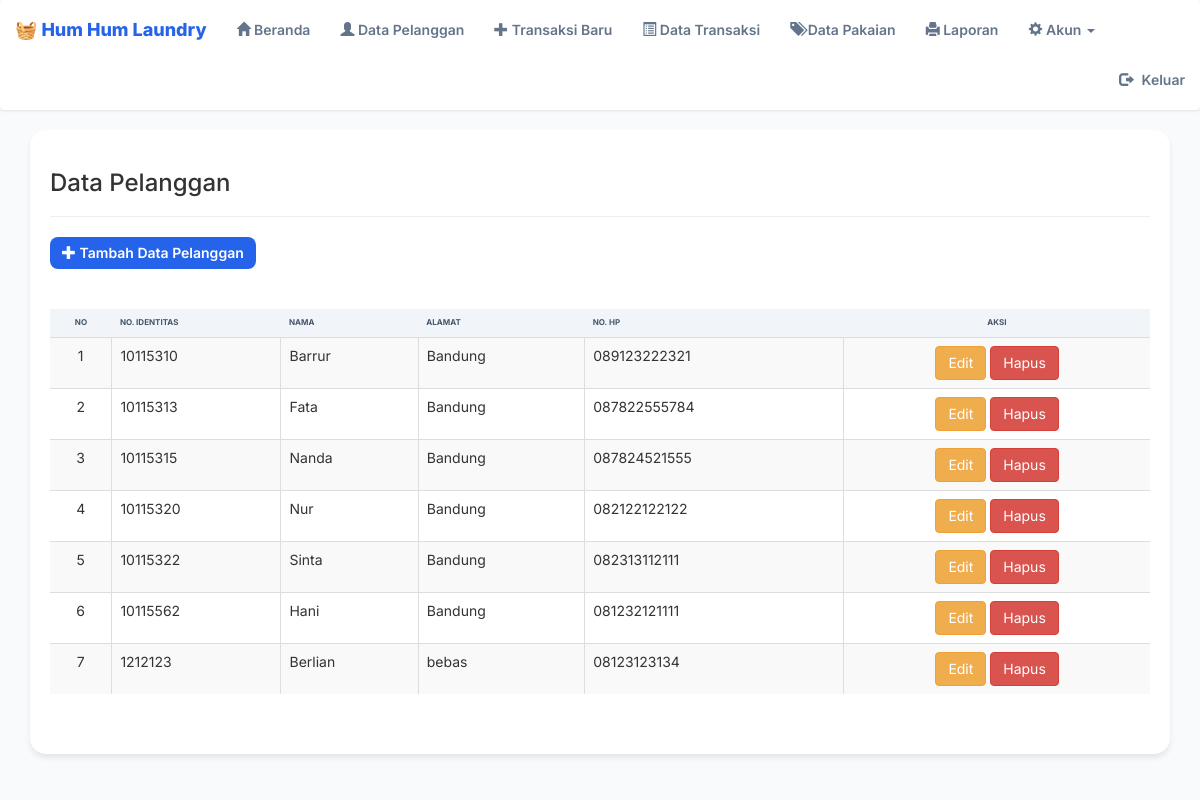
The app's page /pelanggan.php (signed in) with its own data.
### tables this page shows
CREATE TABLE `pelanggan` (
  `No_Identitas` char(8) NOT NULL,
  `Nama` varchar(30) NOT NULL,
  `Alamat` varchar(30) DEFAULT NULL,
  `No_Hp` varchar(15) NOT NULL,
  `admin_id` int DEFAULT NULL
);

### pelanggan.php (the view, shortened to what this page needs)
<?php
if (isset($_SESSION['id'])) {
?>
  <!DOCTYPE html>
  <html>
  <head>
    <?php
    include "include/header.php";
    ?>
  </head>
  <body style="background: #f8fafc;">
    <nav class="navbar navbar-default">
      <div class="container-fluid">
        <div class="navbar-header">
          <a class="navbar-brand" href="#">🧺 Hum Hum Laundry</a>
        </div>
        <ul class="nav navbar-nav">
          <?php
          include "include/list.php"
          ?>
        </ul>
        <ul class="nav navbar-nav navbar-right">
          <li><a href="logout.php"><span class="glyphicon glyphicon-log-out" style="margin-right: 5px;"></span> Keluar</a></li>
        </ul>
      </div>
    </nav>
    <div class="container">
      <div class="panel">
        <h3>Data Pelanggan</h3>
        <hr>
        <div class="tombol" style="margin-bottom: 20px;">
          <a href="tambahdatapelanggan.php" class="btn btn-primary"><span class="glyphicon glyphicon-plus"></span> Tambah Data Pelanggan</a>
        </div>
        <br>
        <table id="table" border="2" class="table table-striped table-bordered  table-responsive">
          <thead>
            <tr>
              <th style="text-align: center;">No</th>
              <th>No. Identitas</th>
              <th>Nama</th>
              <th>Alamat</th>
              <th>No. Hp</th>
              <th style="text-align: center;">Aksi</th>
            </tr>
          </thead>
          <tbody>
            <?php
            include "./include/koneksi.php";
            $i = 0 + 1;
            $sql = mysqli_query($conn, "SELECT * FROM pelanggan ORDER BY `No_Identitas`");
            while ($hasil = mysqli_fetch_array($sql)) {
            ?>
              <tr>
                <td style="text-align: center;"><?php echo $i; ?></td>
                <td><?php echo $hasil['No_Identitas']; ?></td>
                <td><?php echo $hasil['Nama']; ?></td>
                <td><?php echo $hasil['Alamat']; ?></td>
                <td><?php echo $hasil['No_Hp']; ?></td>
                <td style="text-align: center;"><a href="editdatapelanggan.php?edit=<?php echo $hasil['No_Identitas']; ?>" class="btn btn-warning">Edit</a>
                  <a href="proses-hapus-pelanggan.php?hapus=<?php echo $hasil['No_Identitas']; ?>" class="btn btn-danger">Hapus</a>
                </td>
              </tr>
            <?php
              $i++;
            }
            ?>
          </tbody>
        </table>
        <br>
        <br>
      </div>
  </body>
  </html>
<?php
} else {
  header("location:login/index.php");
}

### asset/css/admin-style.css (style rules this page uses)
:root { --primary: #2563eb; --sidebar-bg: #1e293b; --content-bg: #f8fafc; }
body { background-color: var(--content-bg) !important; font-family: "Inter", sans-serif !important; }
.navbar-default { background-color: #ffffff !important; border: none !important; box-shadow: 0 1px 3px rgba(0, 0, 0, 0.1) !important; padding: 0.5rem 0; }
.navbar-brand { font-weight: 800 !important; color: var(--primary) !important; }
.navbar-default .navbar-nav > li > a { color: #64748b !important; font-weight: 600; transition: all 0.2s; }
.container > .panel, .container > .table-responsive { background: white; border-radius: 16px; padding: 2rem; box-shadow: 0 4px 6px -1px rgba(0, 0, 0, 0.1); border: none; }
.btn-primary { background-color: var(--primary) !important; border: none !important; border-radius: 8px !important; padding: 0.6rem 1.2rem !important; font-weight: 600 !important; }
.table thead { background-color: #f1f5f9; }
.table thead th { border: none !important; color: #475569 !important; text-transform: uppercase; font-size: 0.8rem; font-weight: 700; }

### records on screen
pelanggan: No_Identitas "10115310", Nama "Barrur", Alamat "Bandung", No_Hp "089123222321"
pelanggan: No_Identitas "10115313", Nama "Fata", Alamat "Bandung", No_Hp "087822555784"
pelanggan: No_Identitas "10115315", Nama "Nanda", Alamat "Bandung", No_Hp "087824521555"
pelanggan: No_Identitas "10115320", Nama "Nur", Alamat "Bandung", No_Hp "082122122122"
pelanggan: No_Identitas "10115322", Nama "Sinta", Alamat "Bandung", No_Hp "082313112111"
pelanggan: No_Identitas "10115562", Nama "Hani", Alamat "Bandung", No_Hp "081232121111"
pelanggan: No_Identitas "1212123", Nama "Berlian", Alamat "bebas", No_Hp "08123123134"
